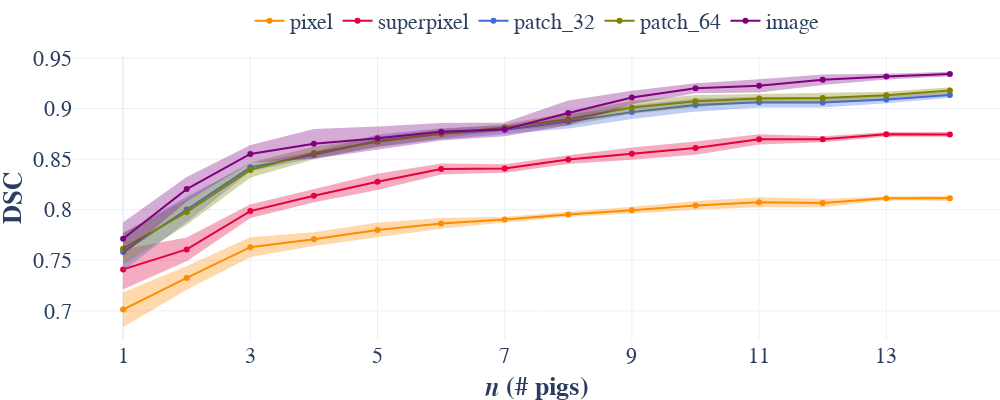

This figure's notebook cell:
### Code cell
# NBVAL_IGNORE_OUTPUT
runs = sorted(settings.training_dir.rglob(f"{settings_seg.dataset_size_timestamp}_generated_default*_dataset_size"))


def plot_metric(metric_name: str, metric_short: str) -> go.Figure:
    df_res = dataset_size_table(runs, metric_name)

    # Average seeds
    df_total = sqldf(
        """
        SELECT model, n_pigs, AVG(metric_images) AS metric_mean, STD(metric_images) AS metric_std
        FROM df_res
        WHERE n_pigs < 15
        GROUP BY model, n_pigs
    """
    )

    fig = go.Figure()
    for model in settings_seg.model_colors.keys():
        df_model = df_total.query("model == @model")
        values = df_model["metric_mean"]

        name = model
        if name == "superpixel_classification":
            name = "superpixel"

        add_std_fill(fig, values, df_model["metric_std"] * 0.5, linecolor=settings_seg.model_colors[model], label=name)

    fig.update_layout(title_x=0.5, xaxis_title="<b><i>n</i> (# pigs)</b>", yaxis_title=f"<b>{metric_short}</b>")
    fig.update_layout(
        template="plotly_white", font_family="Libertinus Serif", font_size=22, margin=dict(l=0, r=0, b=0, t=0)
    )
    fig.update_layout(legend=dict(orientation="h", yanchor="bottom", y=1.05, xanchor="center", x=0.5))
    fig.update_layout(width=1000, height=400)
    fig.update_layout(xaxis=dict(tickmode="array", tickvals=list(range(0, 14, 2)), ticktext=list(range(1, 15, 2))))
    fig.write_image(settings_seg.paper_dir / f"dataset_size_{metric_short}.pdf")

    return fig


plot_metric("dice_metric", "DSC")

### Figure 1 — Plotly figure (JSON) as saved in the notebook; plotly's stock layout.template omitted (floating-point values rounded to 4 significant figures)
{"data": [{"hovertemplate": "wavelength: %{x:.1f}<br>normalized reflectance: %{y:.5f}<br>standard deviation: %{text:.5f}", "legendgroup": "pixel", "line": {"color": "#FF8C00"}, "name": "pixel", "text": [0.01603, 0.01067, 0.008734, 0.005812, 0.00626, 0.004364, 0.001851, 0.001373, 0.002285, 0.003282, 0.003912, 0.003241, 0.0008708, 0.001435], "type": "scatter", "x": [0, 1, 2, 3, 4, 5, 6, 7, 8, 9, 10, 11, 12, 13], "y": [0.7012, 0.7325, 0.7629, 0.7709, 0.78, 0.7864, 0.7902, 0.7953, 0.7996, 0.8043, 0.8074, 0.8067, 0.8113, 0.8113]}, {"fill": "toself", "fillcolor": "#FF8C00", "hoverinfo": "skip", "legendgroup": "pixel", "line": {"color": "#FF8C00"}, "name": "pixel", "opacity": 0.32, "showlegend": false, "type": "scatter", "x": [0, 1, 2, 3, 4, 5, 6, 7, 8, 9, 10, 11, 12, 13, 13, 12, 11, 10, 9, 8, 7, 6, 5, 4, 3, 2, 1, 0], "y": [0.7173, 0.7432, 0.7717, 0.7767, 0.7863, 0.7908, 0.7921, 0.7967, 0.8019, 0.8076, 0.8113, 0.81, 0.8122, 0.8127, 0.8098, 0.8104, 0.8035, 0.8035, 0.801, 0.7973, 0.794, 0.7884, 0.7821, 0.7738, 0.7651, 0.7542, 0.7219, 0.6852]}, {"hovertemplate": "wavelength: %{x:.1f}<br>normalized reflectance: %{y:.5f}<br>standard deviation: %{text:.5f}", "legendgroup": "superpixel", "line": {"color": "#E6003D"}, "name": "superpixel", "text": [0.01871, 0.01069, 0.005721, 0.005385, 0.006999, 0.004452, 0.003125, 0.003351, 0.005179, 0.005556, 0.004068, 0.001967, 0.001334, 0.001408], "type": "scatter", "x": [0, 1, 2, 3, 4, 5, 6, 7, 8, 9, 10, 11, 12, 13], "y": [0.741, 0.7608, 0.7986, 0.8138, 0.8276, 0.8402, 0.8407, 0.8495, 0.8555, 0.861, 0.8696, 0.8697, 0.8745, 0.8744]}, {"fill": "toself", "fillcolor": "#E6003D", "hoverinfo": "skip", "legendgroup": "superpixel", "line": {"color": "#E6003D"}, "name": "superpixel", "opacity": 0.32, "showlegend": false, "type": "scatter", "x": [0, 1, 2, 3, 4, 5, 6, 7, 8, 9, 10, 11, 12, 13, 13, 12, 11, 10, 9, 8, 7, 6, 5, 4, 3, 2, 1, 0], "y": [0.7597, 0.7714, 0.8043, 0.8192, 0.8346, 0.8447, 0.8439, 0.8529, 0.8606, 0.8665, 0.8736, 0.8717, 0.8759, 0.8759, 0.873, 0.8732, 0.8678, 0.8655, 0.8554, 0.8503, 0.8462, 0.8376, 0.8358, 0.8206, 0.8084, 0.7929, 0.7501, 0.7223]}, {"hovertemplate": "wavelength: %{x:.1f}<br>normalized reflectance: %{y:.5f}<br>standard deviation: %{text:.5f}", "legendgroup": "patch_32", "line": {"color": "#4169E1"}, "name": "patch_32", "text": [0.01744, 0.01155, 0.002807, 0.002107, 0.005208, 0.004491, 0.003146, 0.006045, 0.005748, 0.005538, 0.004125, 0.003843, 0.002667, 0.001909], "type": "scatter", "x": [0, 1, 2, 3, 4, 5, 6, 7, 8, 9, 10, 11, 12, 13], "y": [0.7583, 0.8003, 0.8419, 0.8542, 0.8682, 0.875, 0.879, 0.8872, 0.8965, 0.9035, 0.9063, 0.906, 0.909, 0.9135]}, {"fill": "toself", "fillcolor": "#4169E1", "hoverinfo": "skip", "legendgroup": "patch_32", "line": {"color": "#4169E1"}, "name": "patch_32", "opacity": 0.32, "showlegend": false, "type": "scatter", "x": [0, 1, 2, 3, 4, 5, 6, 7, 8, 9, 10, 11, 12, 13, 13, 12, 11, 10, 9, 8, 7, 6, 5, 4, 3, 2, 1, 0], "y": [0.7757, 0.8119, 0.8447, 0.8563, 0.8734, 0.8795, 0.8822, 0.8933, 0.9022, 0.909, 0.9104, 0.9098, 0.9116, 0.9155, 0.9116, 0.9063, 0.9021, 0.9021, 0.898, 0.8907, 0.8812, 0.8759, 0.8705, 0.863, 0.8521, 0.8391, 0.7887, 0.7408]}, {"hovertemplate": "wavelength: %{x:.1f}<br>normalized reflectance: %{y:.5f}<br>standard deviation: %{text:.5f}", "legendgroup": "patch_64", "line": {"color": "#808000"}, "name": "patch_64", "text": [0.01455, 0.01142, 0.006491, 0.005171, 0.003968, 0.00349, 0.002136, 0.00517, 0.005327, 0.005082, 0.00341, 0.004081, 0.002461, 0.002179], "type": "scatter", "x": [0, 1, 2, 3, 4, 5, 6, 7, 8, 9, 10, 11, 12, 13], "y": [0.7615, 0.7977, 0.8394, 0.856, 0.8673, 0.8752, 0.8814, 0.8895, 0.9011, 0.9073, 0.9101, 0.9105, 0.9131, 0.9179]}, {"fill": "toself", "fillcolor": "#808000", "hoverinfo": "skip", "legendgroup": "patch_64", "line": {"color": "#808000"}, "name": "patch_64", "opacity": 0.32, "showlegend": false, "type": "scatter", "x": [0, 1, 2, 3, 4, 5, 6, 7, 8, 9, 10, 11, 12, 13, 13, 12, 11, 10, 9, 8, 7, 6, 5, 4, 3, 2, 1, 0], "y": [0.776, 0.8091, 0.8459, 0.8612, 0.8713, 0.8787, 0.8835, 0.8947, 0.9064, 0.9124, 0.9135, 0.9146, 0.9156, 0.9201, 0.9157, 0.9107, 0.9065, 0.9067, 0.9022, 0.8958, 0.8843, 0.8793, 0.8717, 0.8633, 0.8508, 0.8329, 0.7863, 0.7469]}, {"hovertemplate": "wavelength: %{x:.1f}<br>normalized reflectance: %{y:.5f}<br>standard deviation: %{text:.5f}", "legendgroup": "image", "line": {"color": "#800080"}, "name": "image", "text": [0.01507, 0.01095, 0.007711, 0.01367, 0.01054, 0.007762, 0.005822, 0.01127, 0.005694, 0.004046, 0.005591, 0.004251, 0.001876, 0.001275], "type": "scatter", "x": [0, 1, 2, 3, 4, 5, 6, 7, 8, 9, 10, 11, 12, 13], "y": [0.7713, 0.8204, 0.8552, 0.8651, 0.8708, 0.8771, 0.8795, 0.8957, 0.9109, 0.9201, 0.9225, 0.9286, 0.9317, 0.9342]}, {"fill": "toself", "fillcolor": "#800080", "hoverinfo": "skip", "legendgroup": "image", "line": {"color": "#800080"}, "name": "image", "opacity": 0.32, "showlegend": false, "type": "scatter", "x": [0, 1, 2, 3, 4, 5, 6, 7, 8, 9, 10, 11, 12, 13, 13, 12, 11, 10, 9, 8, 7, 6, 5, 4, 3, 2, 1, 0], "y": [0.7864, 0.8313, 0.8629, 0.8788, 0.8813, 0.8848, 0.8853, 0.907, 0.9166, 0.9241, 0.9281, 0.9328, 0.9335, 0.9355, 0.933, 0.9298, 0.9243, 0.9169, 0.916, 0.9053, 0.8844, 0.8736, 0.8693, 0.8602, 0.8515, 0.8474, 0.8094, 0.7563]}], "layout": {"font": {"family": "Libertinus Serif", "size": 22}, "height": 400, "hovermode": "x", "legend": {"orientation": "h", "x": 0.5, "xanchor": "center", "y": 1.05, "yanchor": "bottom"}, "margin": {"b": 0, "l": 0, "r": 0, "t": 0}, "title": {"x": 0.5}, "width": 1000, "xaxis": {"hoverformat": ".1f", "tickmode": "array", "ticktext": [1, 3, 5, 7, 9, 11, 13], "tickvals": [0, 2, 4, 6, 8, 10, 12], "title": {"text": "<b><i>n</i> (# pigs)</b>"}}, "yaxis": {"title": {"text": "<b>DSC</b>"}}}}
